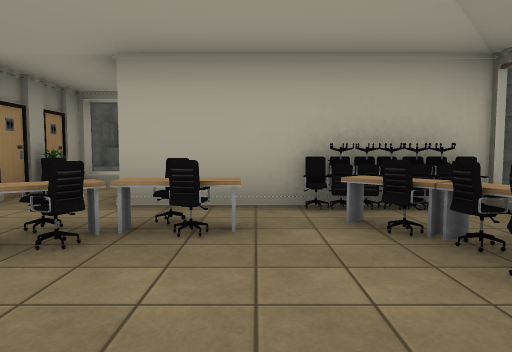
view 1 (above)

21 first-person views from a walk through a Unity game level. The camera is 1.3 m above the floor, tilts 4° down and sees 70° across. The floor is counted in squares, 2 m on a side. Each view is taken from the middle of a square. On the plan, view 1 faces up. The plan holds only what a view shows up to about 11 squares ahead; the rest is blank. The place goes on beyond the plan. The player character is not drawn. Some animated figures are left out. Door leaves are left out, so doorways stand open. Some surface patterns are stand-ins.

view 2
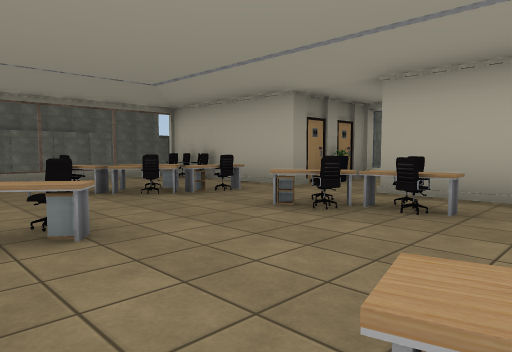

view 3
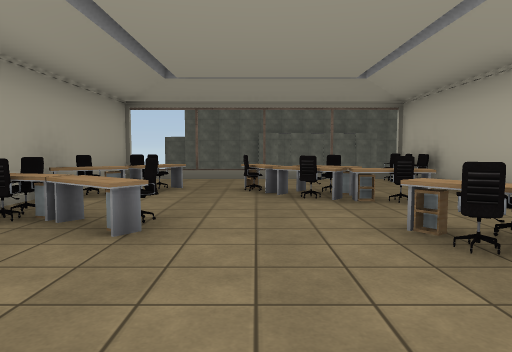

view 4
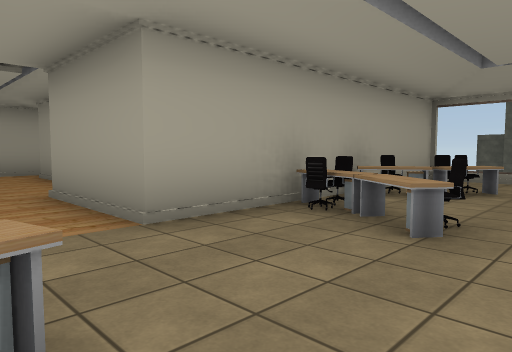

view 5
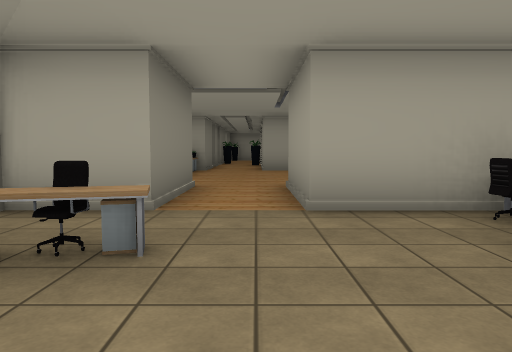

view 6
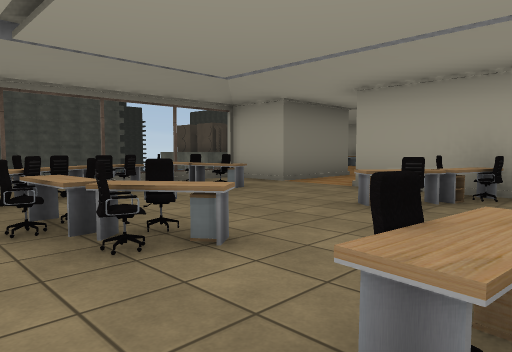

view 7
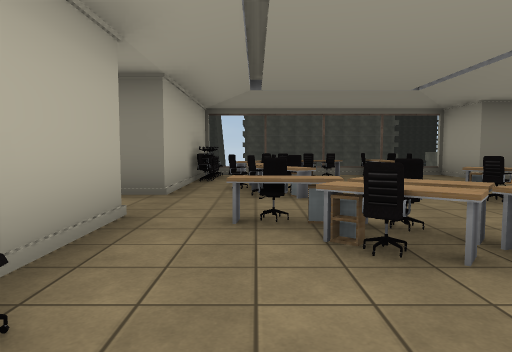

view 8
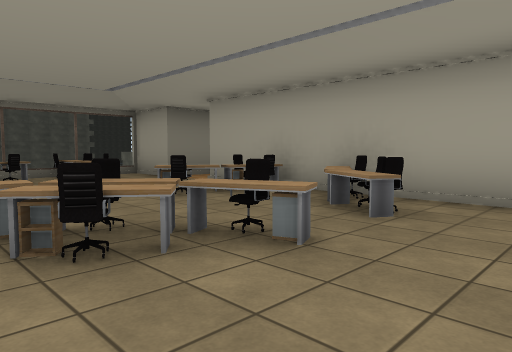

view 9
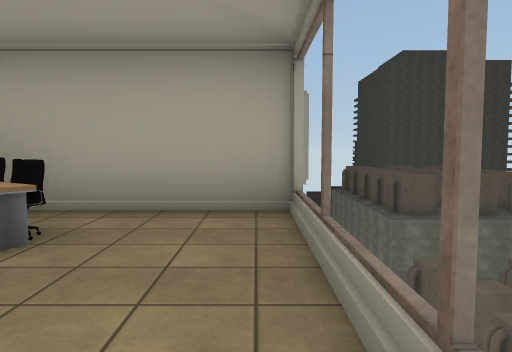

view 10
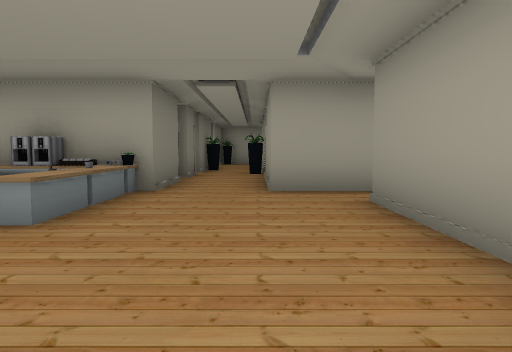

view 11
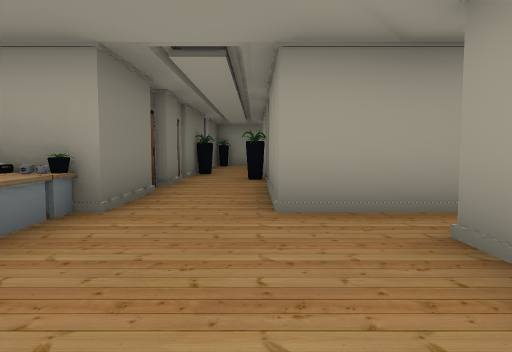

view 12
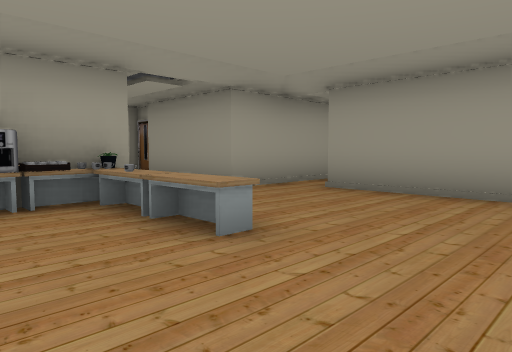

view 13
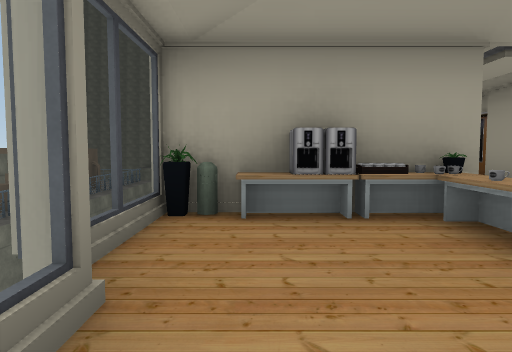

view 14
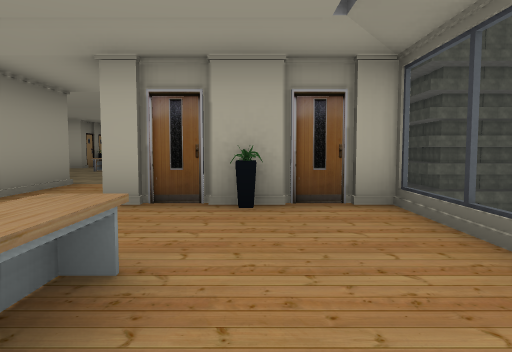

view 15
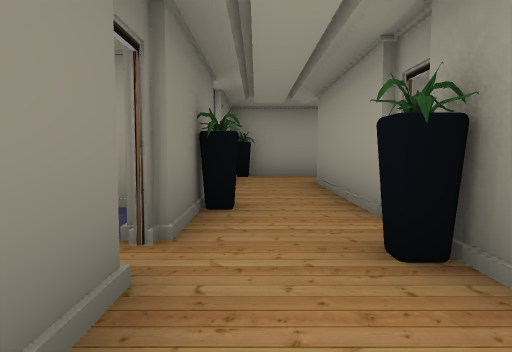

view 16
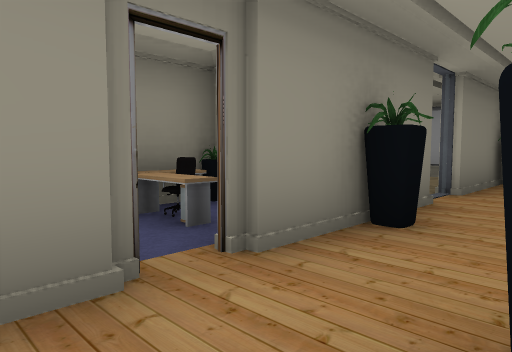

view 17
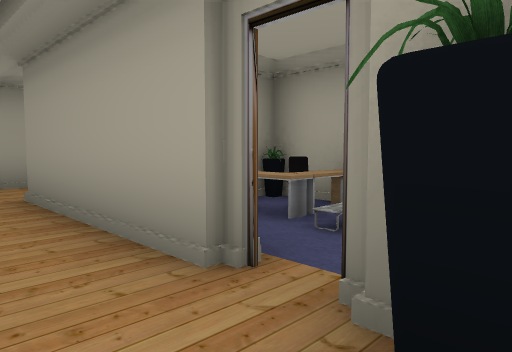

view 18
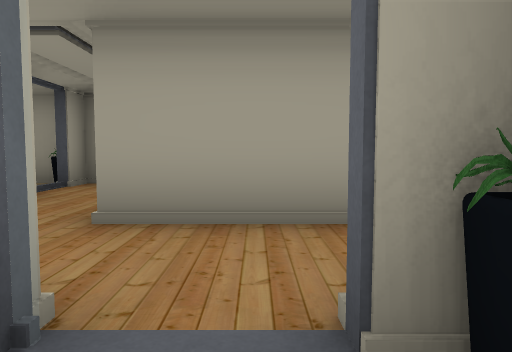

view 19
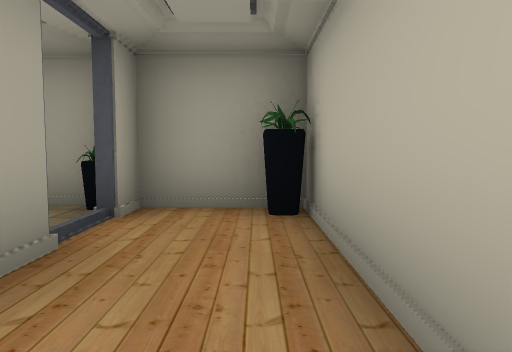

view 20
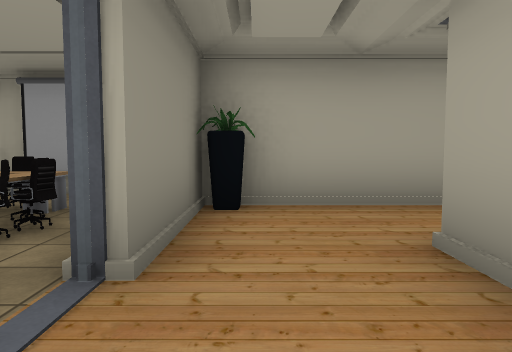

view 21
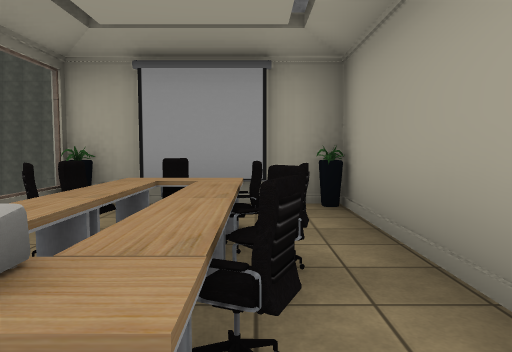

### Floor plan
Key: @ floor where view 1 was taken; # wall or solid block; . floor; D open door; = window, fence, low wall or low ledge; ^ raised ledge; v drop or lower ground; C chair; P plant; A carpet; O other object.
Columns run from 8 left of view 1 to 5 right of it. Each row starts with its distance up from view 1.
  7     #=
  6     #O.
  5    ##O.##
  4 #OO......OC=
  3 #...^CCCCC =
  2 #..CC.=C.C^
  1 #..C......O=
  0 #..=..C.@CO=
 -1 #..C^CC....=
 -2 v=##O###.##=
 -3        #.#
 -4        #.#####
 -5        ....P.=
 -6       =......=
 -7       #...O..=
 -8        ...O..=
 -9       ....O..=
-10      ####.OO##
-11         #.#
-12        ##.#
-13        #..#
-14        ##.A
-15        A..##
-16       #D#P##
-17        ##.###
-18        ##...
-19     #####.#C
-20     #.....#CO
-21    ##D#####^O=
-22    #O.    ###P
-23    #      ####

Where each view was taken, in squares from view 1:
view 1: 0 up, 0 right, facing up
view 2: 1 down, 1 right, facing up-left
view 3: 1 up, 1 right, facing left
view 4: 1 up, 1 right, facing down-left
view 5: 2 up, 0 right, facing down
view 6: 4 up, 4 left, facing down-right
view 7: 3 up, 7 left, facing right
view 8: 3 up, 7 left, facing down-right
view 9: 2 up, 7 left, facing down
view 10: 4 down, 0 right, facing down
view 11: 6 down, 0 right, facing down
view 12: 5 down, 4 right, facing down-left
view 13: 6 down, 4 right, facing down
view 14: 9 down, 3 right, facing up
view 15: 12 down, 1 right, facing down
view 16: 13 down, 0 right, facing down-right
view 17: 14 down, 1 right, facing down-left
view 18: 18 down, 3 right, facing left
view 19: 20 down, 0 right, facing left
view 20: 17 down, 1 right, facing down
view 21: 18 down, 3 right, facing down
